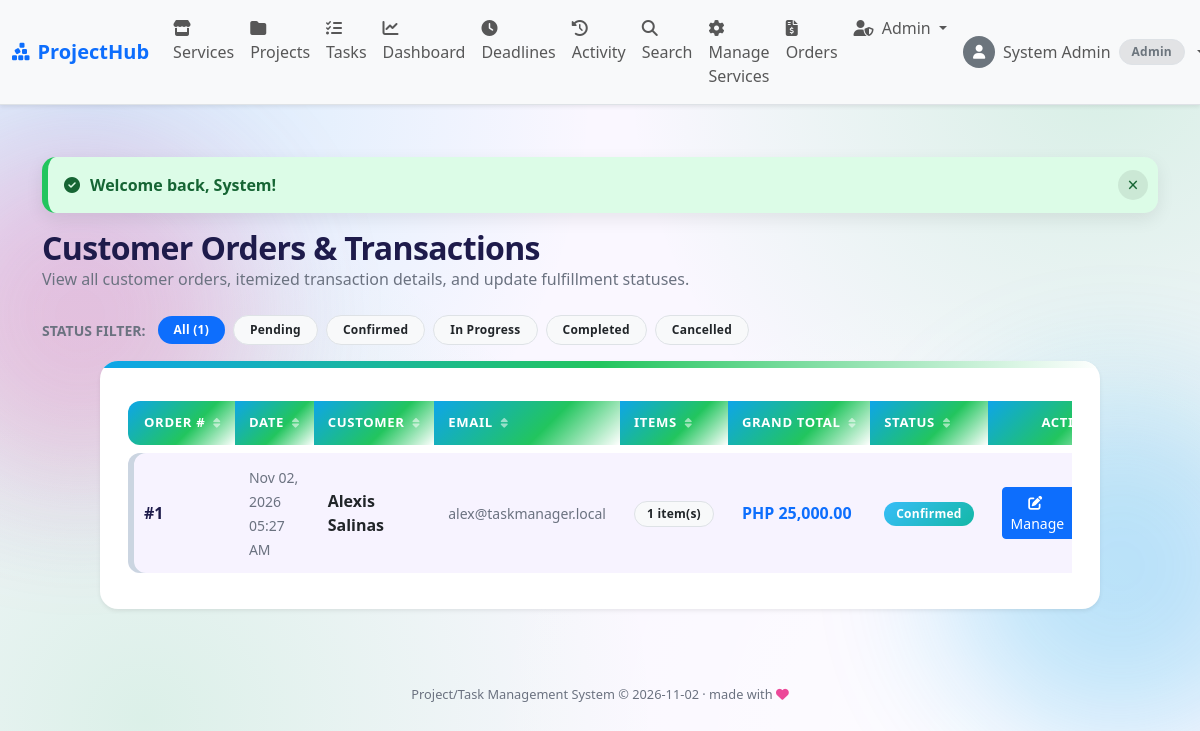
The app's page /admin/orders.php (signed in) with its own data.
### tables this page shows
CREATE TABLE IF NOT EXISTS orders (
  order_id    INT AUTO_INCREMENT PRIMARY KEY,
  user_id     INT NOT NULL,
  status      ENUM('Pending','Confirmed','In Progress','Completed','Cancelled') NOT NULL DEFAULT 'Pending',
  created_at  TIMESTAMP DEFAULT CURRENT_TIMESTAMP,
  updated_at  TIMESTAMP DEFAULT CURRENT_TIMESTAMP ON UPDATE CURRENT_TIMESTAMP,
  FOREIGN KEY (user_id) REFERENCES users(user_id)
);

### includes/config.php (called while the page is built, shortened)
<?php
$base_url = "/itim211-2b-taskmanager";

### admin/orders.php (the view, shortened to what this page needs)
<?php
require_once('../includes/config.php');
require_once('../includes/functions.php');
$status_filter = trim($_GET['status'] ?? '');
$sql = "SELECT * FROM v_order_totals";
$types = '';
$params = [];
$sql .= " ORDER BY order_id DESC";
$orders = db_select($conn, $sql, $types, $params);
include('../includes/header.php');
?>
<div class="d-flex justify-content-between align-items-center mb-4">
  <div>
    <h2 class="fw-bold mb-0">Customer Orders & Transactions</h2>
    <p class="text-muted mb-0">View all customer orders, itemized transaction details, and update fulfillment statuses.</p>
  </div>
</div>
<div class="d-flex gap-2 mb-3 align-items-center flex-wrap">
  <span class="text-muted small fw-bold text-uppercase me-1">Status Filter:</span>
  <a href="orders.php" class="badge text-decoration-none px-3 py-2 rounded-pill <?php echo ($status_filter === '') ? 'bg-primary text-white' : 'bg-light text-dark border'; ?>">All (<?php echo count($orders); ?>)</a>
  <?php foreach (order_statuses() as $st) {
    $act = ($status_filter === $st) ? 'bg-primary text-white' : 'bg-light text-dark border';
    echo "<a href='orders.php?status=" . urlencode($st) . "' class='badge text-decoration-none px-3 py-2 rounded-pill {$act}'>" . e($st) . "</a>";
  } ?>
</div>
<div class="card shadow-sm border-0 table-card">
  <div class="card-body p-0">
    <div class="table-responsive">
      <table class="table table-hover align-middle mb-0">
        <thead class="table-light">
          <tr>
            <th class="ps-3">Order #</th>
            <th>Date</th>
            <th>Customer</th>
            <th>Email</th>
            <th>Items</th>
            <th>Grand Total</th>
            <th>Status</th>
            <th class="text-end pe-3">Actions</th>
          </tr>
        </thead>
        <tbody>
          <?php foreach ($orders as $o) { ?>
            <tr>
              <td class="ps-3 fw-bold">#<?php echo (int)$o['order_id']; ?></td>
              <td><small class="text-muted"><?php echo e(date('M d, Y h:i A', strtotime($o['created_at']))); ?></small></td>
              <td><span class="fw-semibold text-dark"><?php echo e($o['customer_name']); ?></span></td>
              <td><small class="text-muted"><?php echo e($o['customer_email']); ?></small></td>
              <td><span class="badge bg-light text-dark border"><?php echo (int)$o['item_count']; ?> item(s)</span></td>
              <td class="fw-bold text-primary">PHP <?php echo number_format($o['grand_total'], 2); ?></td>
              <td><?php echo order_status_badge($o['status']); ?></td>
              <td class="text-end pe-3">
                <div class="btn-group btn-group-sm">
                  <a href="<?php echo $base_url; ?>/admin/order_view.php?order_id=<?php echo (int)$o['order_id']; ?>"
                     class="btn btn-primary" title="View & Manage Order">
                    <i class="fa-solid fa-pen-to-square me-1"></i> Manage
                  </a>
                </div>
              </td>
            </tr>
          <?php } ?>
        </tbody>
      </table>
    </div>
  </div>
</div>
<?php include('../includes/footer.php'); ?>

### includes/functions.php (shortened to what this page needs)
<?php
function e($value)
{
    return htmlspecialchars((string)$value, ENT_QUOTES, 'UTF-8');
}
function show_flash()
{
    if (isset($_SESSION['flash'])) {
        $f = $_SESSION['flash'];
        echo "<div class='alert alert-" .
             e($f['type']) .
             "' role='alert'>" .
             e($f['msg']) .
             "</div>";
    }
}
function db_select($conn, $sql, $types = '', $params = [])
{
    $stmt = mysqli_prepare($conn, $sql);
    if ($types !== '') {
        mysqli_stmt_bind_param($stmt, $types, ...$params);
    }
    mysqli_stmt_execute($stmt);
    $result = mysqli_stmt_get_result($stmt);
    $rows = mysqli_fetch_all($result, MYSQLI_ASSOC);
    return $rows;
}
function order_statuses()
{
    return [
        'Pending',
        'Confirmed',
        'In Progress',
        'Completed',
        'Cancelled'
    ];
}
function order_status_badge($status)
{
    $colors = [
        'Pending'     => 'warning',
        'Confirmed'   => 'info',
        'In Progress' => 'primary',
        'Completed'   => 'success',
        'Cancelled'   => 'danger'
    ];
    $c = $colors[$status] ?? 'secondary';
    return "<span class='badge text-bg-{$c}'>" . e($status) . "</span>";
}
function user_avatar($photo, $size = 36, $class = "rounded-circle")
{
    return "<span class='d-inline-flex align-items-center justify-content-center bg-secondary text-white {$class}' style='width: {$size}px; height: {$size}px; font-size: " . round($size * 0.45) . "px;'><i class='fa-solid fa-user'></i></span>";
}

### records on screen
orders: order_id "1", created_at "Nov 02, 2026 05:27 AM", customer_name "Alexis Salinas", customer_email "alex@taskmanager.local", item_count "1", grand_total "25,000.00", status "Confirmed"

### other values on screen
$nav_name "System Admin"
role_label($cur_role) "Admin"
$f['msg'] "Welcome back, System!"
count($orders) "1"
$st "Pending"
$st "Confirmed"
$st "In Progress"
$st "Completed"
$st "Cancelled"
$date "2026-11-02"
